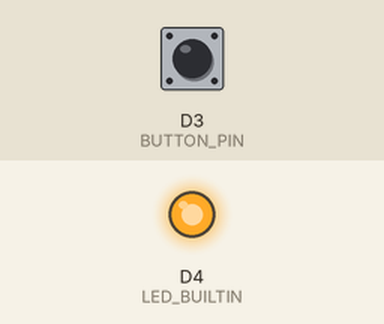
The sketch below on a simulated ESP8266 (NodeMCU). Shown: output pins drawn as LEDs (lit = HIGH, except the on-board LED, lit = LOW). The test bench sets the inputs (shaded band); at power-on: D3 (BUTTON_PIN) HIGH.

Above: at 2.8 s.
2.9 s: D3 (BUTTON_PIN) pulled LOW for 1.2 s
At 4.2 s:
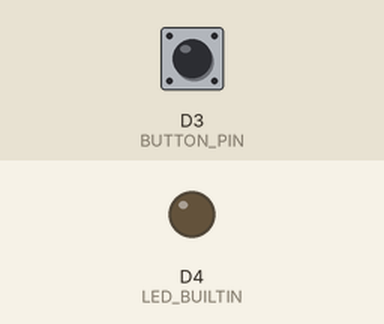
6.5 s: D3 (BUTTON_PIN) pulled LOW for 3.2 s
At 10.8 s:
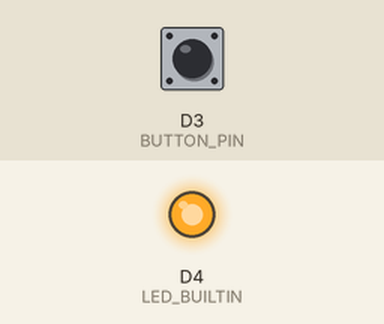
Timing chart, 0 to 12.3 s (numbered marks = the images above; inputs shaded):
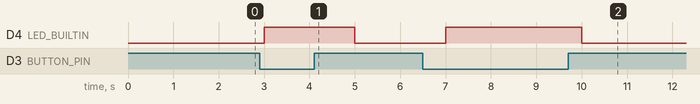

The sketch:

button_test.ino
```cpp
#define LED_BUILTIN D4
#define BUTTON_PIN D3

void setup() {
  pinMode(LED_BUILTIN, OUTPUT);
  pinMode(BUTTON_PIN, INPUT);
}

void loop() {
  digitalWrite(LED_BUILTIN, !digitalRead(BUTTON_PIN));
  delay(1000);
}
```

Measured:
- after the input at 2.9 s, D4 (LED_BUILTIN): LOW → HIGH after 0.10 s, → LOW 2.0 s later
- after the input at 6.5 s, D4 (LED_BUILTIN): LOW → HIGH after 0.50 s, → LOW 3.0 s later
